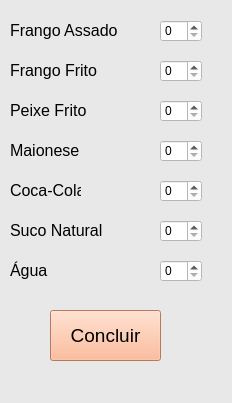
<?xml version="1.0" encoding="UTF-8"?>
<ui version="4.0">
 <class>MainWindow</class>
 <widget class="QMainWindow" name="MainWindow">
  <property name="geometry">
   <rect>
    <x>0</x>
    <y>0</y>
    <width>232</width>
    <height>403</height>
   </rect>
  </property>
  <property name="windowTitle">
   <string>opcoes</string>
  </property>
  <property name="styleSheet">
   <string notr="true">background-color: rgb(232, 232, 232);</string>
  </property>
  <widget class="QWidget" name="centralwidget">
   <widget class="QLabel" name="label">
    <property name="geometry">
     <rect>
      <x>10</x>
      <y>20</y>
      <width>111</width>
      <height>21</height>
     </rect>
    </property>
    <property name="font">
     <font>
      <pointsize>12</pointsize>
     </font>
    </property>
    <property name="text">
     <string>Frango Assado</string>
    </property>
   </widget>
   <widget class="QSpinBox" name="spinBox">
    <property name="geometry">
     <rect>
      <x>160</x>
      <y>20</y>
      <width>42</width>
      <height>22</height>
     </rect>
    </property>
    <property name="styleSheet">
     <string notr="true">background-color: rgb(255, 255, 255);</string>
    </property>
   </widget>
   <widget class="QLabel" name="label_2">
    <property name="geometry">
     <rect>
      <x>10</x>
      <y>60</y>
      <width>101</width>
      <height>21</height>
     </rect>
    </property>
    <property name="font">
     <font>
      <pointsize>12</pointsize>
     </font>
    </property>
    <property name="text">
     <string>Frango Frito</string>
    </property>
   </widget>
   <widget class="QLabel" name="label_3">
    <property name="geometry">
     <rect>
      <x>10</x>
      <y>100</y>
      <width>91</width>
      <height>21</height>
     </rect>
    </property>
    <property name="font">
     <font>
      <pointsize>12</pointsize>
     </font>
    </property>
    <property name="text">
     <string>Peixe Frito</string>
    </property>
   </widget>
   <widget class="QLabel" name="label_4">
    <property name="geometry">
     <rect>
      <x>10</x>
      <y>140</y>
      <width>101</width>
      <height>21</height>
     </rect>
    </property>
    <property name="font">
     <font>
      <pointsize>12</pointsize>
     </font>
    </property>
    <property name="text">
     <string>Maionese</string>
    </property>
   </widget>
   <widget class="QLabel" name="label_5">
    <property name="geometry">
     <rect>
      <x>10</x>
      <y>180</y>
      <width>71</width>
      <height>21</height>
     </rect>
    </property>
    <property name="font">
     <font>
      <pointsize>12</pointsize>
     </font>
    </property>
    <property name="text">
     <string>Coca-Cola</string>
    </property>
   </widget>
   <widget class="QLabel" name="label_6">
    <property name="geometry">
     <rect>
      <x>10</x>
      <y>220</y>
      <width>101</width>
      <height>21</height>
     </rect>
    </property>
    <property name="font">
     <font>
      <pointsize>12</pointsize>
     </font>
    </property>
    <property name="text">
     <string>Suco Natural</string>
    </property>
   </widget>
   <widget class="QLabel" name="label_7">
    <property name="geometry">
     <rect>
      <x>10</x>
      <y>260</y>
      <width>71</width>
      <height>21</height>
     </rect>
    </property>
    <property name="font">
     <font>
      <pointsize>12</pointsize>
     </font>
    </property>
    <property name="text">
     <string>Água</string>
    </property>
   </widget>
   <widget class="QSpinBox" name="spinBox_2">
    <property name="geometry">
     <rect>
      <x>160</x>
      <y>60</y>
      <width>42</width>
      <height>22</height>
     </rect>
    </property>
    <property name="styleSheet">
     <string notr="true">background-color: rgb(255, 255, 255);</string>
    </property>
   </widget>
   <widget class="QSpinBox" name="spinBox_3">
    <property name="geometry">
     <rect>
      <x>160</x>
      <y>100</y>
      <width>42</width>
      <height>22</height>
     </rect>
    </property>
    <property name="styleSheet">
     <string notr="true">background-color: rgb(255, 255, 255);</string>
    </property>
   </widget>
   <widget class="QSpinBox" name="spinBox_4">
    <property name="geometry">
     <rect>
      <x>160</x>
      <y>140</y>
      <width>42</width>
      <height>22</height>
     </rect>
    </property>
    <property name="styleSheet">
     <string notr="true">background-color: rgb(255, 255, 255);</string>
    </property>
   </widget>
   <widget class="QSpinBox" name="spinBox_5">
    <property name="geometry">
     <rect>
      <x>160</x>
      <y>180</y>
      <width>42</width>
      <height>22</height>
     </rect>
    </property>
    <property name="styleSheet">
     <string notr="true">background-color: rgb(255, 255, 255);</string>
    </property>
   </widget>
   <widget class="QSpinBox" name="spinBox_6">
    <property name="geometry">
     <rect>
      <x>160</x>
      <y>220</y>
      <width>42</width>
      <height>22</height>
     </rect>
    </property>
    <property name="styleSheet">
     <string notr="true">background-color: rgb(255, 255, 255);</string>
    </property>
   </widget>
   <widget class="QSpinBox" name="spinBox_7">
    <property name="geometry">
     <rect>
      <x>160</x>
      <y>260</y>
      <width>42</width>
      <height>22</height>
     </rect>
    </property>
    <property name="styleSheet">
     <string notr="true">background-color: rgb(255, 255, 255);</string>
    </property>
   </widget>
   <widget class="QPushButton" name="btnConcluir">
    <property name="geometry">
     <rect>
      <x>50</x>
      <y>310</y>
      <width>111</width>
      <height>51</height>
     </rect>
    </property>
    <property name="font">
     <font>
      <pointsize>14</pointsize>
     </font>
    </property>
    <property name="styleSheet">
     <string notr="true">background-color: rgb(255, 170, 127);</string>
    </property>
    <property name="text">
     <string>Concluir</string>
    </property>
   </widget>
  </widget>
  <widget class="QMenuBar" name="menubar">
   <property name="geometry">
    <rect>
     <x>0</x>
     <y>0</y>
     <width>232</width>
     <height>21</height>
    </rect>
   </property>
  </widget>
  <widget class="QStatusBar" name="statusbar"/>
 </widget>
 <resources/>
 <connections/>
</ui>
